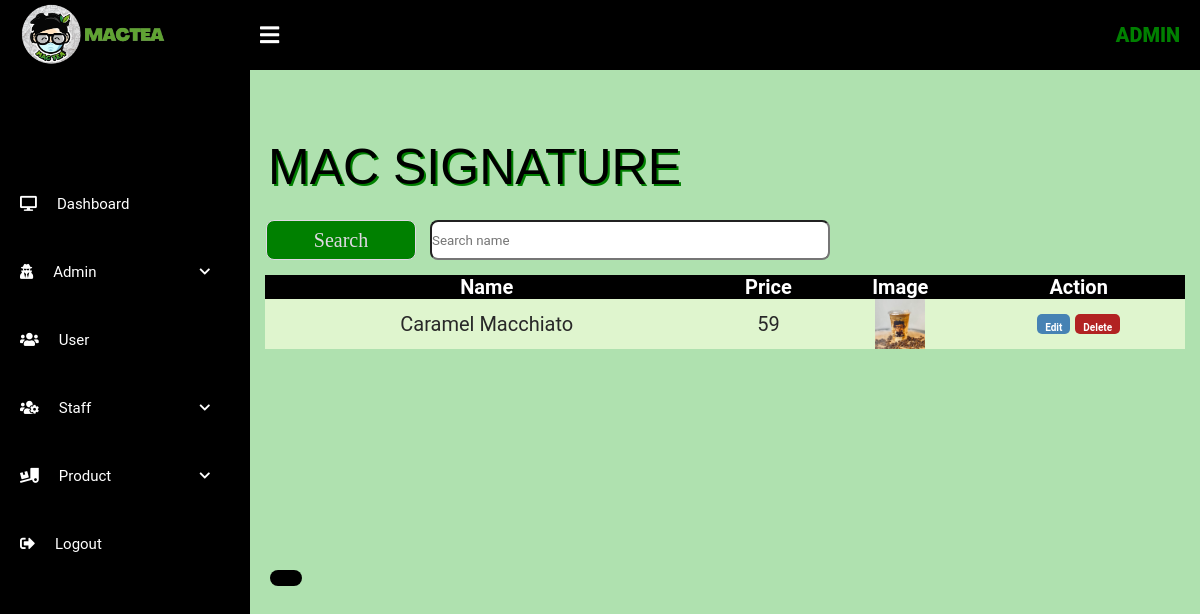
Page /admin/MacSignatureList.php (signed in) on the earlier database version.
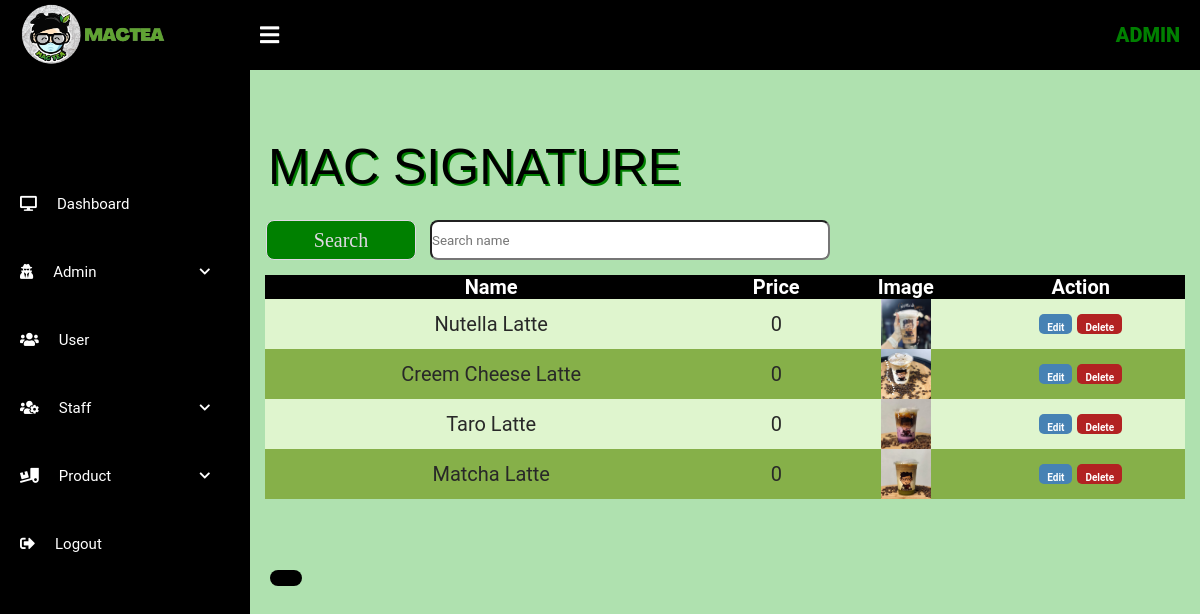
Same page on the later database version.
### tables this page shows
CREATE TABLE `product` (
  `id` int(250) NOT NULL,
  `name` varchar(100) NOT NULL,
  `price` int(255) NOT NULL,
  `16oz` int(255) NOT NULL,
  `22oz` int(255) NOT NULL,
  `medium` int(255) NOT NULL,
  `large` int(255) NOT NULL,
  `oneliter` int(255) NOT NULL,
  `category` varchar(255) NOT NULL,
  `image_dir` varchar(255) NOT NULL
);

### admin/PaginationMacSignature.php (called while the page is built, shortened)
<?php
 include('db_conn.php');
    $page_rows = 5;
    $pagenum = 1;
    $limit = 'LIMIT ' .($pagenum - 1) * $page_rows .',' .$page_rows;
    $nquery=mysqli_query($conn,"select * from `product` WHERE category = '11' $limit");
?>

### admin/MacSignatureList.php (the view, shortened to what this page needs)
<?php
include('../includes/functions.php');
?>
<html lang="en">
<head>
<head>
    <link rel="stylesheet" href="../css/logindesign1.css?v=<?php echo time();?>"/>
</head>
    <link rel="stylesheet" href="styledesign.css?v=<?php echo time();?>"/>
		<link rel="stylesheet" href="https://cdnjs.cloudflare.com/ajax/libs/font-awesome/5.12.0-2/css/all.min.css">
</head>
<body>
<div class="wrapper">
		<div class="header">
				<div class="header-menu">
					<div class="title">  <img src="../images/mactea-home.png" alt="..." height="70"></div>
					<div class="title"> Admin </div>
					<div class="sidebar-btn">
						<i class="fas fa-bars"></i>
					</div>
				</div>
			</div>
			<?php include 'sidebar.php' ?>
<div class="main-container">
 <form action="SearchMacSignature.php" name="form1" method="post" style=" background-color: #4CAF50; position:absolute; top:  -20px; left :220px;" >
	<div  class="container" style="padding:30px 10px 50px 210px;  position:absolute; top:  210px; left :-45%;">
    <input type="text" class="form-control" id="submit" placeholder="Search name" name="submit" style="align: center;  border-radius: 8px; width:400px;height: 40px;" autocomplete="off" > </div>
    <div class="main-button" style="padding:30px 50px 90px 46px;  position:absolute; top:  210px; left :43%;">
	<div class="container" style="position:relative;">
		<button type="submit" name="search" class="btn btn-success"  style=" font-family: 'Copperplate'; font-size: 20px;color: #E0D9E4; border: 1px solid;border-radius: 8px; background-color: #008000; position: left: 50px;  width:150px;height: 40px;" >
				Search</button> </div>
			</div>
	</form>
		<?php
 include "PaginationMacSignature.php";
 ?>
		<link rel="stylesheet"  href="desi.css?v=<?php echo time();?>"/>
 <span class="title"> MAC SIGNATURE </span>
	<table class="table4">
		<tr>
		<th>Name</th>
		<th>Price </th>
		<th>Image</th>
		<th>Action</th>
		</tr>
<?php
	$res=mysqli_query($db,"SELECT * FROM product WHERE category = '11'");
	if(mysqli_num_rows($res) > 0){
	while($crow=mysqli_fetch_array($nquery))
	{
	?>
	<tr>
					<td><?php echo $crow["name"]; ?></td>
                    <td><?php echo $crow["price"]; ?></td>
                    <td><img src="../product/<?php echo $crow["image_dir"]; ?>" width="50px" height="50px"></td>
					<td> <a href="editMacSignature.php?id=<?php echo $crow["id"]; ?>"><button  class="delete" style="background-color: #4682B4;">Edit</button></a>
					<a href="DeleteMacSignature.php?id=<?php echo $crow["id"]; ?>"><button  class="delete" style="background-color: #B22222;">Delete</button></a> </td>
                </tr>
	 <?php
	}  }   else {
			echo "<p style='text-shadow: 2px 2px #008000;'> <font color=black font size='50' font face='courier' size='6pt'><b>EMPTY</b></font> </p>";
	  }
        ?>
	</table>
  <div  style="padding:10px 10px 10px 10px;  position:absolute; top:  560px; left :260px;">
     <div class="pagination" style= "color: #7CFC00; background-color: #000000; border-radius: 25px;padding: 8px 16px; text-decoration: none;"
	 id="pagination_controls"><?php echo $paginationCtrls; ?> </div>
    </div>
	</div>
   </div>
</body>
</html>

Differences in the rows shown:
removed product: name "Caramel Macchiato", price "59", image_dir (picture)
added product: name "Nutella Latte", price "0", image_dir (picture)
added product: name "Creem Cheese Latte", price "0", image_dir (picture)
added product: name "Taro Latte", price "0", image_dir (picture)
added product: name "Matcha Latte", price "0", image_dir (picture)
